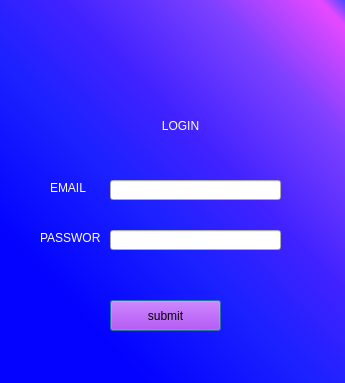
<?xml version="1.0" encoding="UTF-8"?>
<ui version="4.0">
 <class>Dialog</class>
 <widget class="QDialog" name="Dialog">
  <property name="geometry">
   <rect>
    <x>0</x>
    <y>0</y>
    <width>345</width>
    <height>383</height>
   </rect>
  </property>
  <property name="baseSize">
   <size>
    <width>480</width>
    <height>620</height>
   </size>
  </property>
  <property name="windowTitle">
   <string>Dialog</string>
  </property>
  <property name="styleSheet">
   <string notr="true">QDialog#Dialog{
background-color: qlineargradient(spread:pad, x1:0.239, y1:0.824, x2:1, y2:0, stop:0 rgba(3, 3, 255, 255), stop:0.289773 rgba(27, 33, 255, 255), stop:0.505682 rgba(65, 34, 255, 255), stop:0.755682 rgba(124, 64, 255, 255), stop:0.954545 rgba(230, 73, 255, 255), stop:1 rgba(73, 73, 255, 255));}</string>
  </property>
  <widget class="QLabel" name="label">
   <property name="geometry">
    <rect>
     <x>100</x>
     <y>100</y>
     <width>161</width>
     <height>51</height>
    </rect>
   </property>
   <property name="styleSheet">
    <string notr="true">font: 25pt &quot;Algerian&quot;;
color: rgb(255, 255, 255);</string>
   </property>
   <property name="text">
    <string>LOGIN</string>
   </property>
   <property name="alignment">
    <set>Qt::AlignCenter</set>
   </property>
  </widget>
  <widget class="QLabel" name="label_2">
   <property name="geometry">
    <rect>
     <x>50</x>
     <y>180</y>
     <width>71</width>
     <height>16</height>
    </rect>
   </property>
   <property name="styleSheet">
    <string notr="true">color: rgb(255, 255, 255);
font: 8pt &quot;MS Reference Sans Serif&quot;;</string>
   </property>
   <property name="text">
    <string>EMAIL</string>
   </property>
  </widget>
  <widget class="QLabel" name="label_3">
   <property name="geometry">
    <rect>
     <x>40</x>
     <y>230</y>
     <width>61</width>
     <height>16</height>
    </rect>
   </property>
   <property name="styleSheet">
    <string notr="true">color: rgb(255, 255, 255);
font: 8pt &quot;MS Shell Dlg 2&quot;;</string>
   </property>
   <property name="text">
    <string>PASSWORD</string>
   </property>
  </widget>
  <widget class="QLineEdit" name="lineEdit">
   <property name="geometry">
    <rect>
     <x>110</x>
     <y>180</y>
     <width>171</width>
     <height>20</height>
    </rect>
   </property>
   <property name="styleSheet">
    <string notr="true">color: rgb(0, 0, 0);</string>
   </property>
  </widget>
  <widget class="QLineEdit" name="lineEdit_2">
   <property name="geometry">
    <rect>
     <x>110</x>
     <y>230</y>
     <width>171</width>
     <height>20</height>
    </rect>
   </property>
  </widget>
  <widget class="QPushButton" name="pushButton">
   <property name="geometry">
    <rect>
     <x>110</x>
     <y>300</y>
     <width>111</width>
     <height>31</height>
    </rect>
   </property>
   <property name="styleSheet">
    <string notr="true">background-color: rgb(170, 0, 255);</string>
   </property>
   <property name="text">
    <string>submit</string>
   </property>
  </widget>
 </widget>
 <resources/>
 <connections/>
</ui>
